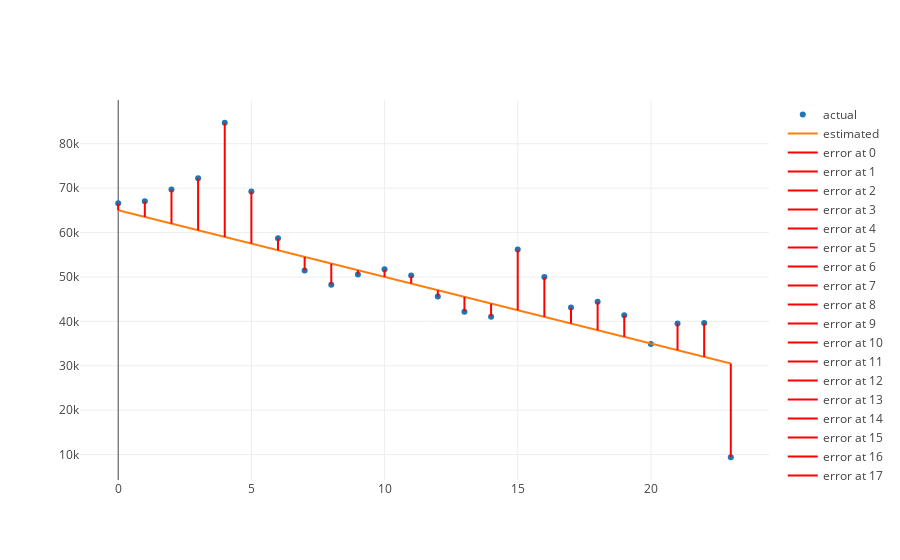

Notebook source saved alongside this figure:
### Markdown cell above
Finally, we plot all of our traces.

### Code cell
import plotly
from plotly.offline import iplot, init_notebook_mode
init_notebook_mode(connected=True)
iplot([actual_trace, regression_model] + error_traces)

### Figure 1 — Plotly figure (JSON) as saved in the notebook; plotly's stock layout.template omitted (floating-point values rounded to 4 significant figures)
{"data": [{"mode": "markers", "name": "actual", "type": "scatter", "uid": "51d28e7a-88d0-46a2-8f42-52dad522cc69", "x": [0, 1, 2, 3, 4, 5, 6, 7, 8, 9, 10, 11, 12, 13, 14, 15, 16, 17, 18, 19, 20, 21, 22, 23], "y": [66609, 67048, 69664, 72238, 84721, 69224, 58697, 51430, 48239, 50574, 51707, 50305, 45590, 42180, 41054, 56182, 49965, 43094, 44414, 41393, 34903, 39535, 39627, 9400]}, {"mode": "lines", "name": "estimated", "type": "scatter", "uid": "f250d3ef-3b3e-4452-8539-edeb33799fd1", "x": [0, 1, 2, 3, 4, 5, 6, 7, 8, 9, 10, 11, 12, 13, 14, 15, 16, 17, 18, 19, 20, 21, 22, 23], "y": [65000, 63500, 62000, 60500, 59000, 57500, 56000, 54500, 53000, 51500, 50000, 48500, 47000, 45500, 44000, 42500, 41000, 39500, 38000, 36500, 35000, 33500, 32000, 30500]}, {"hoverinfo": "none", "marker": {"color": "red"}, "mode": "lines", "name": "error at 0", "text": ["1609"], "textposition": "top right", "type": "scatter", "uid": "928b81cd-2a0e-43a2-b089-b8c66d8ff5f4", "x": [0, 0], "y": [65000, 66609]}, {"hoverinfo": "none", "marker": {"color": "red"}, "mode": "lines", "name": "error at 1", "text": ["3548"], "textposition": "top right", "type": "scatter", "uid": "34ee435d-c871-4058-b36d-717378208c79", "x": [1, 1], "y": [63500, 67048]}, {"hoverinfo": "none", "marker": {"color": "red"}, "mode": "lines", "name": "error at 2", "text": ["7664"], "textposition": "top right", "type": "scatter", "uid": "bea6d49d-8cd8-4e9b-a9a4-7e7b85fca720", "x": [2, 2], "y": [62000, 69664]}, {"hoverinfo": "none", "marker": {"color": "red"}, "mode": "lines", "name": "error at 3", "text": ["11738"], "textposition": "top right", "type": "scatter", "uid": "93f0b937-0f9e-4a6e-8a41-178bcb28bb26", "x": [3, 3], "y": [60500, 72238]}, {"hoverinfo": "none", "marker": {"color": "red"}, "mode": "lines", "name": "error at 4", "text": ["25721"], "textposition": "top right", "type": "scatter", "uid": "e8827376-993e-47db-a777-2b561f31ec8e", "x": [4, 4], "y": [59000, 84721]}, {"hoverinfo": "none", "marker": {"color": "red"}, "mode": "lines", "name": "error at 5", "text": ["11724"], "textposition": "top right", "type": "scatter", "uid": "be301bc4-e354-4847-818b-83f96e3ab23d", "x": [5, 5], "y": [57500, 69224]}, {"hoverinfo": "none", "marker": {"color": "red"}, "mode": "lines", "name": "error at 6", "text": ["2697"], "textposition": "top right", "type": "scatter", "uid": "b12e85ac-5cdf-4f00-9705-ef62e16574e7", "x": [6, 6], "y": [56000, 58697]}, {"hoverinfo": "none", "marker": {"color": "red"}, "mode": "lines", "name": "error at 7", "text": ["-3070"], "textposition": "top right", "type": "scatter", "uid": "579307a0-2db5-4d06-b179-c73a18f1c39b", "x": [7, 7], "y": [54500, 51430]}, {"hoverinfo": "none", "marker": {"color": "red"}, "mode": "lines", "name": "error at 8", "text": ["-4761"], "textposition": "top right", "type": "scatter", "uid": "0c4a9992-a4d3-460e-ad7e-5c66a8f976a2", "x": [8, 8], "y": [53000, 48239]}, {"hoverinfo": "none", "marker": {"color": "red"}, "mode": "lines", "name": "error at 9", "text": ["-926"], "textposition": "top right", "type": "scatter", "uid": "019673bd-d997-4610-942c-c5513cc5bba2", "x": [9, 9], "y": [51500, 50574]}, {"hoverinfo": "none", "marker": {"color": "red"}, "mode": "lines", "name": "error at 10", "text": ["1707"], "textposition": "top right", "type": "scatter", "uid": "10930ba7-a9bf-4f27-b666-9373f6523272", "x": [10, 10], "y": [50000, 51707]}, {"hoverinfo": "none", "marker": {"color": "red"}, "mode": "lines", "name": "error at 11", "text": ["1805"], "textposition": "top right", "type": "scatter", "uid": "ff679ca3-31d7-4224-948e-79b1db8ff96d", "x": [11, 11], "y": [48500, 50305]}, {"hoverinfo": "none", "marker": {"color": "red"}, "mode": "lines", "name": "error at 12", "text": ["-1410"], "textposition": "top right", "type": "scatter", "uid": "4d3c12f5-81b3-487a-af4e-60e17563507b", "x": [12, 12], "y": [47000, 45590]}, {"hoverinfo": "none", "marker": {"color": "red"}, "mode": "lines", "name": "error at 13", "text": ["-3320"], "textposition": "top right", "type": "scatter", "uid": "29918024-e4d9-45b6-9d37-67a03227de56", "x": [13, 13], "y": [45500, 42180]}, {"hoverinfo": "none", "marker": {"color": "red"}, "mode": "lines", "name": "error at 14", "text": ["-2946"], "textposition": "top right", "type": "scatter", "uid": "5a859f23-a258-4b5e-9f09-45fd85b7001c", "x": [14, 14], "y": [44000, 41054]}, {"hoverinfo": "none", "marker": {"color": "red"}, "mode": "lines", "name": "error at 15", "text": ["13682"], "textposition": "top right", "type": "scatter", "uid": "6138d8d6-be4a-4014-9c78-65835b7617ca", "x": [15, 15], "y": [42500, 56182]}, {"hoverinfo": "none", "marker": {"color": "red"}, "mode": "lines", "name": "error at 16", "text": ["8965"], "textposition": "top right", "type": "scatter", "uid": "48966898-9d5c-448a-a35f-a8831e837a14", "x": [16, 16], "y": [41000, 49965]}, {"hoverinfo": "none", "marker": {"color": "red"}, "mode": "lines", "name": "error at 17", "text": ["3594"], "textposition": "top right", "type": "scatter", "uid": "40cc6278-0189-4986-9873-daaf259222cc", "x": [17, 17], "y": [39500, 43094]}, {"hoverinfo": "none", "marker": {"color": "red"}, "mode": "lines", "name": "error at 18", "text": ["6414"], "textposition": "top right", "type": "scatter", "uid": "fb67c5b9-bd4f-4cf0-bbd3-7ba7edea2454", "x": [18, 18], "y": [38000, 44414]}, {"hoverinfo": "none", "marker": {"color": "red"}, "mode": "lines", "name": "error at 19", "text": ["4893"], "textposition": "top right", "type": "scatter", "uid": "ce94b5c5-96a2-41ca-a7bc-e5f4e36aa775", "x": [19, 19], "y": [36500, 41393]}, {"hoverinfo": "none", "marker": {"color": "red"}, "mode": "lines", "name": "error at 20", "text": ["-97"], "textposition": "top right", "type": "scatter", "uid": "519fc6aa-4f91-4c80-9bf9-4f861bdaa5d4", "x": [20, 20], "y": [35000, 34903]}, {"hoverinfo": "none", "marker": {"color": "red"}, "mode": "lines", "name": "error at 21", "text": ["6035"], "textposition": "top right", "type": "scatter", "uid": "a9759ceb-c25b-4ffc-bebf-c5bec6fab815", "x": [21, 21], "y": [33500, 39535]}, {"hoverinfo": "none", "marker": {"color": "red"}, "mode": "lines", "name": "error at 22", "text": ["7627"], "textposition": "top right", "type": "scatter", "uid": "822cc5d8-843d-42fd-98a9-65f11955a213", "x": [22, 22], "y": [32000, 39627]}, {"hoverinfo": "none", "marker": {"color": "red"}, "mode": "lines", "name": "error at 23", "text": ["-21100"], "textposition": "top right", "type": "scatter", "uid": "3be22890-161b-4254-a8f3-81209d27e935", "x": [23, 23], "y": [30500, 9400]}], "layout": {"autosize": true, "xaxis": {"autorange": true, "range": [-1.418, 24.42], "type": "linear"}, "yaxis": {"autorange": true, "range": [3883.0, 90240.0], "type": "linear"}}}
